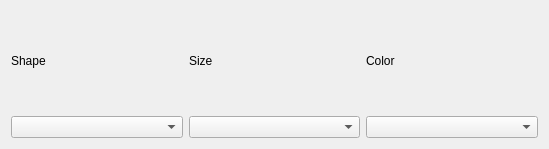
<?xml version="1.0" encoding="UTF-8"?>
<ui version="4.0">
 <class>WebDialogPCAItemsSettings</class>
 <widget class="QWidget" name="WebDialogPCAItemsSettings">
  <property name="geometry">
   <rect>
    <x>0</x>
    <y>0</y>
    <width>549</width>
    <height>149</height>
   </rect>
  </property>
  <property name="windowTitle">
   <string>Form</string>
  </property>
  <layout class="QGridLayout" name="gridLayout">
   <item row="0" column="1">
    <widget class="QLabel" name="label">
     <property name="text">
      <string>Shape</string>
     </property>
    </widget>
   </item>
   <item row="0" column="3">
    <widget class="QLabel" name="label_3">
     <property name="text">
      <string>Color</string>
     </property>
    </widget>
   </item>
   <item row="0" column="2">
    <widget class="QLabel" name="label_2">
     <property name="text">
      <string>Size</string>
     </property>
    </widget>
   </item>
   <item row="1" column="1">
    <widget class="QComboBox" name="comboBox_shape"/>
   </item>
   <item row="1" column="2">
    <widget class="QComboBox" name="comboBox_size"/>
   </item>
   <item row="1" column="3">
    <widget class="QComboBox" name="comboBox_color"/>
   </item>
  </layout>
 </widget>
 <resources/>
 <connections/>
</ui>
